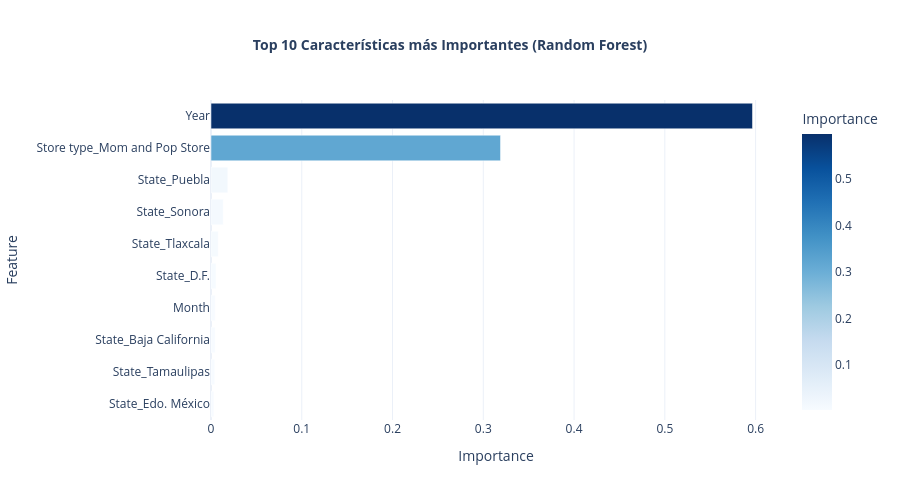

The notebook cell this image was saved under:
### Markdown cell above
## 3. Predicción del Precio Futuro
Compararemos dos modelos: Regresión Lineal y Random Forest.

### Code cell
# Feature Engineering y preparación de datos para ML
df_ml = df[['Year', 'Month', 'Store type', 'State', 'Price per kilogram']].copy()
df_ml = pd.get_dummies(df_ml, columns=['Store type', 'State'], drop_first=True)

X = df_ml.drop('Price per kilogram', axis=1)
y = df_ml['Price per kilogram']

# Split con random_state para reproducibilidad
X_train, X_test, y_train, y_test = train_test_split(X, y, test_size=0.2, random_state=42)

print("=" * 70)
print("PREPARACIÓN DE DATOS PARA MACHINE LEARNING")
print("=" * 70)
print(f"Total de muestras: {len(X):,}")
print(f"Características utilizadas: {X.shape[1]}")
print(f"Entrenamiento (80%): {len(X_train):,} muestras")
print(f"Prueba (20%): {len(X_test):,} muestras")
print("=" * 70)

# 1. Regresión Lineal
print("\n🔵 MODELO 1: REGRESIÓN LINEAL")
print("-" * 70)
lr = LinearRegression()
lr.fit(X_train, y_train)
lr_pred = lr.predict(X_test)
lr_pred_train = lr.predict(X_train)

lr_mae = mean_absolute_error(y_test, lr_pred)
lr_rmse = np.sqrt(mean_squared_error(y_test, lr_pred))
lr_r2 = r2_score(y_test, lr_pred)

print(f"R² Score (Test): {lr_r2:.4f}")
print(f"MAE (Error Promedio Absoluto): ${lr_mae:.2f} MXN/kg")
print(f"RMSE (Error Cuadrado Medio): ${lr_rmse:.2f} MXN/kg")

# 2. Random Forest
print("\n🟢 MODELO 2: RANDOM FOREST")
print("-" * 70)
rf = RandomForestRegressor(n_estimators=50, max_depth=15, random_state=42, n_jobs=-1)
rf.fit(X_train, y_train)
rf_pred = rf.predict(X_test)
rf_pred_train = rf.predict(X_train)

rf_mae = mean_absolute_error(y_test, rf_pred)
rf_rmse = np.sqrt(mean_squared_error(y_test, rf_pred))
rf_r2 = r2_score(y_test, rf_pred)

print(f"R² Score (Test): {rf_r2:.4f}")
print(f"MAE (Error Promedio Absoluto): ${rf_mae:.2f} MXN/kg")
print(f"RMSE (Error Cuadrado Medio): ${rf_rmse:.2f} MXN/kg")

# Comparación de modelos
print("\n" + "=" * 70)
print("COMPARACIÓN DE MODELOS")
print("=" * 70)
comparison_df = pd.DataFrame({
    'Métrica': ['R² Score', 'MAE (MXN/kg)', 'RMSE (MXN/kg)'],
    'Regresión Lineal': [f'{lr_r2:.4f}', f'${lr_mae:.2f}', f'${lr_rmse:.2f}'],
    'Random Forest': [f'{rf_r2:.4f}', f'${rf_mae:.2f}', f'${rf_rmse:.2f}']
})
display(comparison_df)

print(f"\n✅ MEJOR MODELO: Random Forest")
print(f"   Mejora en R²: +{((rf_r2 - lr_r2) * 100):.2f}%")
print(f"   Reducción de MAE: {((lr_mae - rf_mae) / lr_mae * 100):.2f}%")

# Visualización de desempeño
fig, axes = plt.subplots(2, 2, figsize=(15, 12))

# Linear Regression - Valores reales vs predichos
axes[0, 0].scatter(y_test, lr_pred, alpha=0.5, color='#E63946', s=10)
axes[0, 0].plot([y_test.min(), y_test.max()], [y_test.min(), y_test.max()], 'k--', lw=2)
axes[0, 0].set_xlabel('Valor Actual (MXN/kg)', fontsize=11, fontweight='bold')
axes[0, 0].set_ylabel('Valor Predicho (MXN/kg)', fontsize=11, fontweight='bold')
axes[0, 0].set_title(f'Regresión Lineal: Predicciones vs Reales (R² = {lr_r2:.4f})', 
                     fontsize=12, fontweight='bold')
axes[0, 0].grid(True, alpha=0.3)

# Linear Regression - Residuos
residuals_lr = y_test - lr_pred
axes[0, 1].scatter(lr_pred, residuals_lr, alpha=0.5, color='#E63946', s=10)
axes[0, 1].axhline(y=0, color='k', linestyle='--', lw=2)
axes[0, 1].set_xlabel('Valores Predichos (MXN/kg)', fontsize=11, fontweight='bold')
axes[0, 1].set_ylabel('Residuos (MXN/kg)', fontsize=11, fontweight='bold')
axes[0, 1].set_title('Regresión Lineal: Análisis de Residuos', fontsize=12, fontweight='bold')
axes[0, 1].grid(True, alpha=0.3)

# Random Forest - Valores reales vs predichos
axes[1, 0].scatter(y_test, rf_pred, alpha=0.5, color='#457B9D', s=10)
axes[1, 0].plot([y_test.min(), y_test.max()], [y_test.min(), y_test.max()], 'k--', lw=2)
axes[1, 0].set_xlabel('Valor Actual (MXN/kg)', fontsize=11, fontweight='bold')
axes[1, 0].set_ylabel('Valor Predicho (MXN/kg)', fontsize=11, fontweight='bold')
axes[1, 0].set_title(f'Random Forest: Predicciones vs Reales (R² = {rf_r2:.4f})', 
                     fontsize=12, fontweight='bold')
axes[1, 0].grid(True, alpha=0.3)

# Random Forest - Residuos
residuals_rf = y_test - rf_pred
axes[1, 1].scatter(rf_pred, residuals_rf, alpha=0.5, color='#457B9D', s=10)
axes[1, 1].axhline(y=0, color='k', linestyle='--', lw=2)
axes[1, 1].set_xlabel('Valores Predichos (MXN/kg)', fontsize=11, fontweight='bold')
axes[1, 1].set_ylabel('Residuos (MXN/kg)', fontsize=11, fontweight='bold')
axes[1, 1].set_title('Random Forest: Análisis de Residuos', fontsize=12, fontweight='bold')
axes[1, 1].grid(True, alpha=0.3)

plt.tight_layout()
plt.show()

# Importancia de características para Random Forest
feature_importance = pd.DataFrame({
    'Feature': X.columns,
    'Importance': rf.feature_importances_
}).sort_values('Importance', ascending=False).head(10)

fig = px.bar(feature_importance, x='Importance', y='Feature', orientation='h',
             title='<b>Top 10 Características más Importantes (Random Forest)</b>',
             color='Importance', color_continuous_scale='Blues')
fig.update_layout(
    title_font_size=14,
    title_x=0.5,
    height=500,
    template='plotly_white',
    yaxis={'categoryorder': 'total ascending'}
)
fig.show()

print("\nTOP 5 CARACTERÍSTICAS MÁS IMPORTANTES:")
print("-" * 70)
for idx, row in feature_importance.head(5).iterrows():
    print(f"{idx + 1}. {row['Feature']:30} | Importancia: {row['Importance']:.4f}")

### Figure 1 — Plotly figure (JSON) as saved in the notebook; plotly's stock layout.template omitted (floating-point values rounded to 4 significant figures)
{"data": [{"hovertemplate": "Importance=%{marker.color}<br>Feature=%{y}<extra></extra>", "legendgroup": "", "marker": {"color": [0.5966, 0.319, 0.0185, 0.01346, 0.007945, 0.005446, 0.004653, 0.004613, 0.004054, 0.003174], "coloraxis": "coloraxis", "pattern": {"shape": ""}}, "name": "", "orientation": "h", "showlegend": false, "textposition": "auto", "type": "bar", "x": [0.5966, 0.319, 0.0185, 0.01346, 0.007945, 0.005446, 0.004653, 0.004613, 0.004054, 0.003174], "xaxis": "x", "y": ["Year", "Store type_Mom and Pop Store", "State_Puebla", "State_Sonora", "State_Tlaxcala", "State_D.F.", "Month", "State_Baja California", "State_Tamaulipas", "State_Edo. México"], "yaxis": "y"}], "layout": {"barmode": "relative", "coloraxis": {"colorbar": {"title": {"text": "Importance"}}, "colorscale": [[0, "rgb(247,251,255)"], [0.125, "rgb(222,235,247)"], [0.25, "rgb(198,219,239)"], [0.375, "rgb(158,202,225)"], [0.5, "rgb(107,174,214)"], [0.625, "rgb(66,146,198)"], [0.75, "rgb(33,113,181)"], [0.875, "rgb(8,81,156)"], [1, "rgb(8,48,107)"]]}, "height": 500, "legend": {"tracegroupgap": 0}, "title": {"font": {"size": 14}, "text": "<b>Top 10 Características más Importantes (Random Forest)</b>", "x": 0.5}, "xaxis": {"anchor": "y", "domain": [0, 1], "title": {"text": "Importance"}}, "yaxis": {"anchor": "x", "categoryorder": "total ascending", "domain": [0, 1], "title": {"text": "Feature"}}}}
